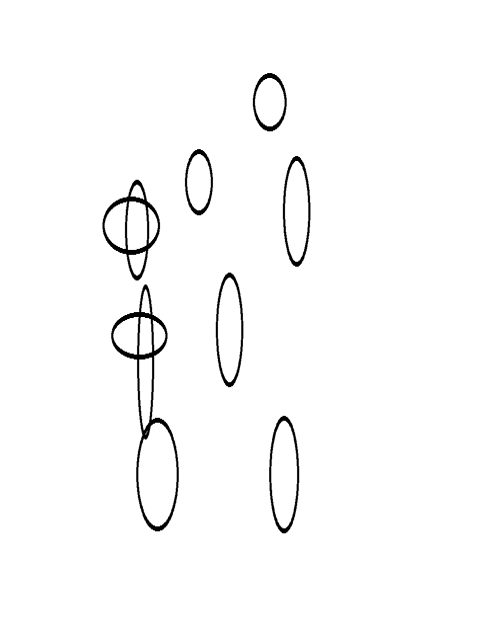
%> input picture xxx.tif, 480 x 640 px
$ octave sharpen_1.m   (GNU Octave 9; MATLAB toolbox functions it lacks are replaced by stand-ins)
%> lines starting %> are read from the running program, lines starting %| are printed output that depends on the picture
img=imread('xxx.tif');
%> img is the input picture: size 640x480 uint8; min 0, max 255, mean 250.5
subplot(131);imshow(img);
title('original image');
L=[0,1,0;1,-4,1;0,1,0];
img1=conv2(double(img),double(L),'same');
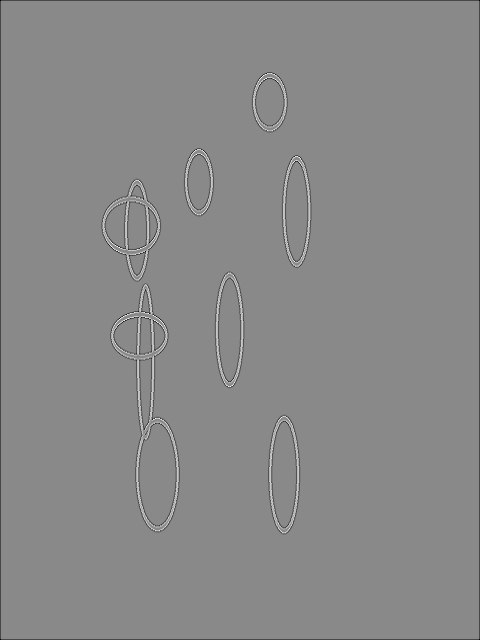
%> img1: size 640x480 double; min -529, max 454, mean -1.9; drawn with min black and max white
subplot(132);imshow(img1,[]);
title('sharpen image');
img2=double(img)-img1;
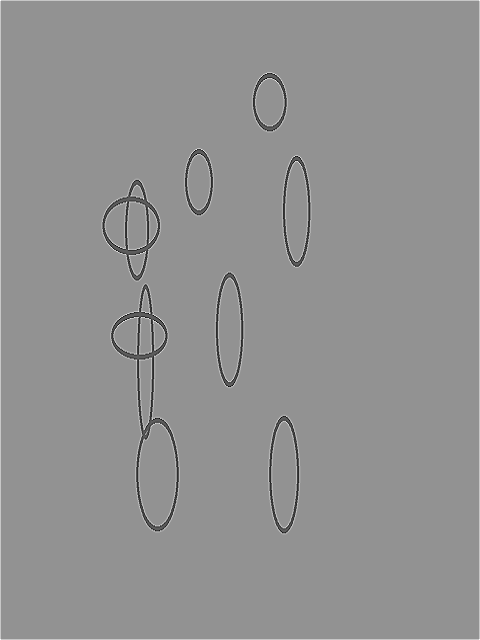
%> img2: size 640x480 double; min -453, max 779, mean 252.3; drawn with min black and max white
subplot(133);imshow(img2,[]);
title('sharpen image');
